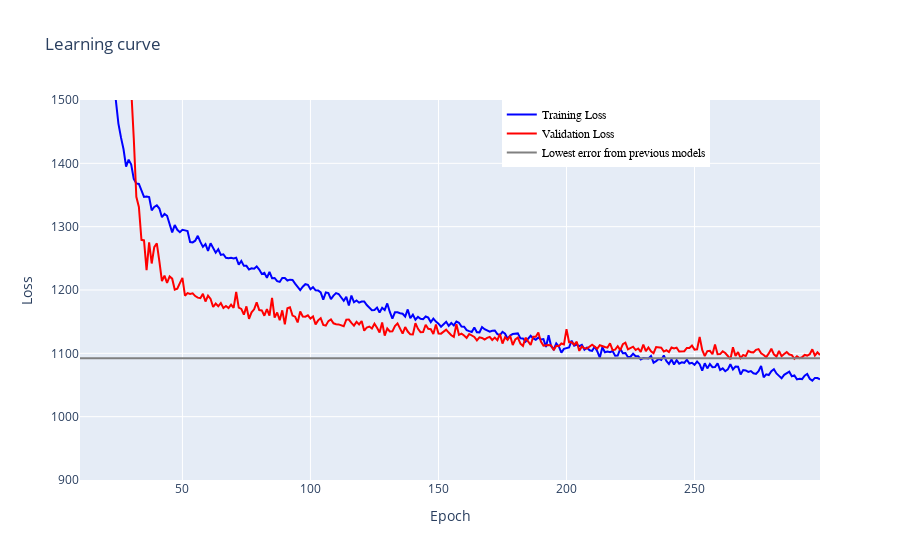

Write notebook code for a chart like this one.
### Code cell
DNN_plot_loss(history,starting_epoch=10, previous_val_loss=previous_val_loss)

### Figure 1 — Plotly figure (JSON) as saved in the notebook; plotly's stock layout.template omitted (floating-point values rounded to 4 significant figures; data arrays with more than 128 entries replaced by an {"elided": "..."} marker saying what was removed)
{"data": [{"marker": {"color": "blue", "opacity": 0.5, "size": 5}, "mode": "lines", "name": "Training Loss", "type": "scatter", "x": {"elided": "290 int values"}, "y": {"elided": "290 float values"}}, {"marker": {"color": "red", "opacity": 0.5, "size": 5}, "mode": "lines", "name": "Validation Loss", "type": "scatter", "x": {"elided": "290 int values"}, "y": {"elided": "290 float values"}}, {"marker": {"color": "grey", "size": 5}, "mode": "lines", "name": "Lowest error from previous models", "type": "scatter", "x": {"elided": "290 int values"}, "y": {"elided": "290 float values"}}], "layout": {"legend": {"font": {"color": "black", "family": "sans-serif", "size": 12}, "traceorder": "normal", "x": 0.57, "y": 1}, "title": {"text": "Learning curve"}, "xaxis": {"range": [10, 299], "title": {"text": "Epoch"}}, "yaxis": {"range": [900, 1500], "title": {"text": "Loss"}}}}
